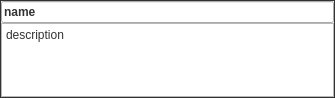
<?xml version="1.0" encoding="UTF-8"?>
<ui version="4.0">
 <class>ActionFrameWidget</class>
 <widget class="QFrame" name="ActionFrameWidget">
  <property name="geometry">
   <rect>
    <x>0</x>
    <y>0</y>
    <width>335</width>
    <height>98</height>
   </rect>
  </property>
  <property name="styleSheet">
   <string notr="true">background-image: url(:/img/data/parchment.jpg);
color: rgb(50, 50, 50);</string>
  </property>
  <property name="frameShape">
   <enum>QFrame::Shape::Box</enum>
  </property>
  <layout class="QVBoxLayout" name="verticalLayout">
   <property name="spacing">
    <number>0</number>
   </property>
   <property name="leftMargin">
    <number>0</number>
   </property>
   <property name="topMargin">
    <number>0</number>
   </property>
   <property name="rightMargin">
    <number>0</number>
   </property>
   <property name="bottomMargin">
    <number>0</number>
   </property>
   <item>
    <layout class="QHBoxLayout" name="horizontalLayout" stretch="6">
     <property name="spacing">
      <number>3</number>
     </property>
     <item>
      <widget class="QLineEdit" name="edtName">
       <property name="sizePolicy">
        <sizepolicy hsizetype="Preferred" vsizetype="Fixed">
         <horstretch>0</horstretch>
         <verstretch>0</verstretch>
        </sizepolicy>
       </property>
       <property name="font">
        <font>
         <bold>true</bold>
        </font>
       </property>
       <property name="text">
        <string>name</string>
       </property>
       <property name="dmhValue" stdset="0">
        <string>name</string>
       </property>
      </widget>
     </item>
    </layout>
   </item>
   <item>
    <widget class="QTextEdit" name="txtDescription">
     <property name="markdown">
      <string>description

</string>
     </property>
     <property name="html">
      <string>&lt;!DOCTYPE HTML PUBLIC &quot;-//W3C//DTD HTML 4.0//EN&quot; &quot;http://www.w3.org/TR/REC-html40/strict.dtd&quot;&gt;
&lt;html&gt;&lt;head&gt;&lt;meta name=&quot;qrichtext&quot; content=&quot;1&quot; /&gt;&lt;meta charset=&quot;utf-8&quot; /&gt;&lt;style type=&quot;text/css&quot;&gt;
p, li { white-space: pre-wrap; }
hr { height: 1px; border-width: 0; }
li.unchecked::marker { content: &quot;\2610&quot;; }
li.checked::marker { content: &quot;\2612&quot;; }
&lt;/style&gt;&lt;/head&gt;&lt;body style=&quot; font-family:'Segoe UI'; font-size:9pt; font-weight:400; font-style:normal;&quot;&gt;
&lt;p style=&quot; margin-top:6px; margin-bottom:6px; margin-left:0px; margin-right:0px; -qt-block-indent:0; text-indent:0px;&quot;&gt;description&lt;/p&gt;&lt;/body&gt;&lt;/html&gt;</string>
     </property>
     <property name="dmhValue" stdset="0">
      <string>description</string>
     </property>
    </widget>
   </item>
  </layout>
 </widget>
 <resources/>
 <connections/>
</ui>
